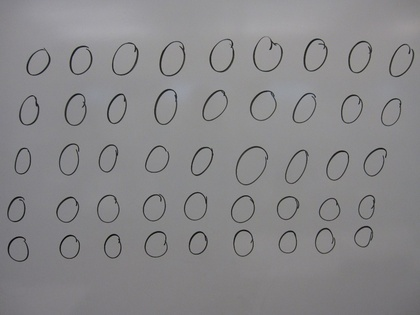
%> input picture images/original_training/zero/IMG_4964.JPG, 420 x 315 px, shrunk from 1000 x 750 before the run; its folder holds 3 pictures in this run
$ octave f2b.m   (GNU Octave 9; MATLAB toolbox functions it lacks are replaced by stand-ins)
%> lines starting %> are read from the running program, lines starting %| are printed output that depends on the picture; in (x1, y1, x2, y2) boxes, pixels count from 0 and x2, y2 are one past the last pixel; in counts of white or black regions, pixels touching at a corner belong together; the program's own positions count from 1
subdirs = {'zero', 'one', 'two', 'three', 'four', 'five', 'six', ...
              'seven', 'eight', 'nine', 'addition', 'subtraction', ...
              'multiplication', 'division', 'equals'};
for s=subdirs
filepath = char(s);
files = dir(filepath);
files = files(3:end);
N = numel(files); % Number of images

for i=1:N
    img = imread([filepath '/' files(i).name]);
%> img is the input picture: size 315x420x3 uint8; mean R, G, B 135.6, 134.9, 136.9
    img = im2bw(img);
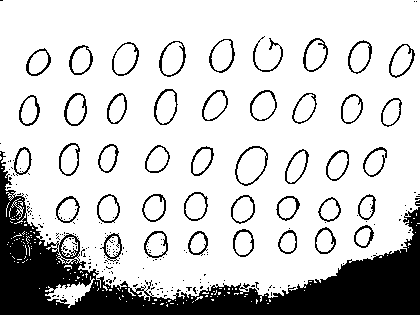
%> img: size 315x420 logical; 80.7% white; 231 black regions (187 under 20 px), largest, box (x1, y1, x2, y2) and area: (0, 151, 420, 315) 18385, (235, 146, 268, 186) 206, (64, 93, 87, 126) 195
% imtool(img);
    imwrite(img, [filepath '/' files(i).name]);
end
end
